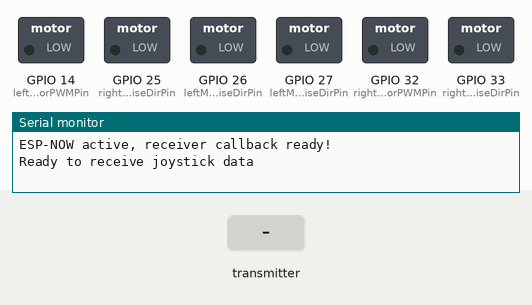
This sketch was run on a simulated ESP32. On the bench: switched loads named in the sketch (green lamp = pin HIGH), the last lines printed to the serial monitor. Inputs (shaded band) come from the test bench.

Above: at 1.2 s.
1.3 s: the transmitter starts sending x = 1024
At 2.2 s:
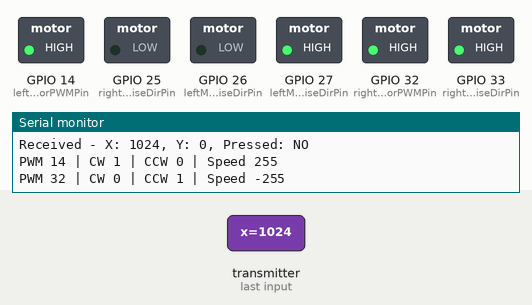
2.8 s: the transmitter starts sending y = 1024
At 3.3 s:
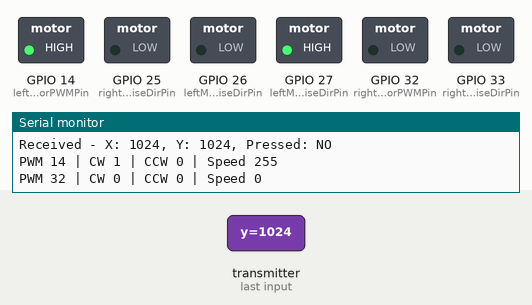
4.3 s: the transmitter starts sending x = 0
At 5.6 s:
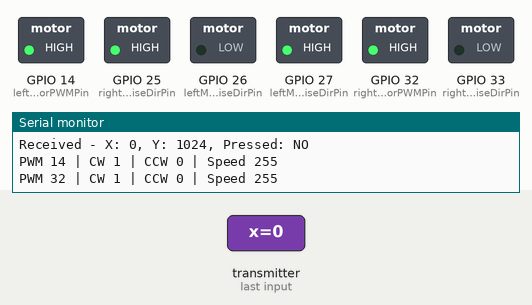
7.8 s: the transmitter starts sending x = 2048
At 8.3 s:
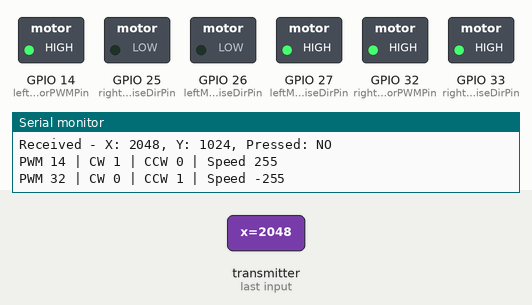
9.3 s: the transmitter starts sending y = 2048
At 10.7 s:
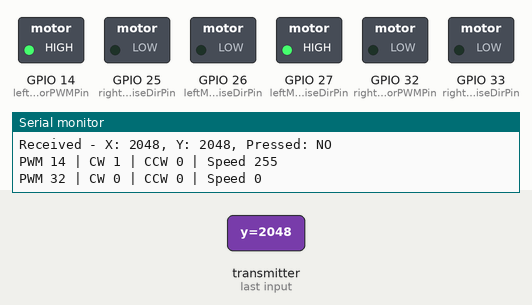
Timing chart, 0 to 11.8 s (numbered marks = the images above; inputs shaded):
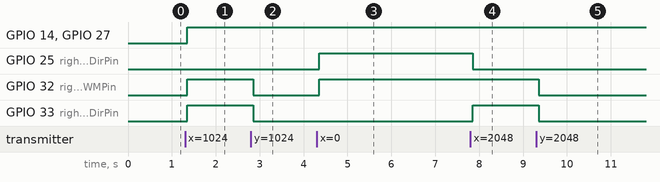

The sketch:

wifi_rc_car_controller.ino
```cpp
#include <Arduino.h>
#include <esp_now.h>
#include <WiFi.h>
#include <esp32-hal-ledc.h>

#define leftMotorPWMPin 14               // Left motor speed (PWM) pin
#define rightMotorPWMPin 32              // right motor speed (PWM) pin
#define leftMotorClockwiseDirPin 27      // Motor A direction pin 1
#define leftMotorAntiClockwiseDirPin 26  // Motor A direction pin 2
#define rightMotorClockwiseDirPin 25     // Motor B direction pin 1
#define rightMotorAntiClockwiseDirPin 33 // Motor B direction pin 2

// Board_1 (usb type micro b) mac: 1C:69:20:A4:AB:80
// Board_2 (usb type c) mac: 80:F3:DA:41:7F:24

struct JoystickPayload
{
  int16_t x;
  int16_t y;
  bool pressed;
};

JoystickPayload incomingJSPayloadData;

void setup()
{
  Serial.begin(115200);

  // motor contoller pins configuration initialize
  pinMode(leftMotorClockwiseDirPin, OUTPUT);
  pinMode(leftMotorAntiClockwiseDirPin, OUTPUT);
  pinMode(rightMotorClockwiseDirPin, OUTPUT);
  pinMode(rightMotorAntiClockwiseDirPin, OUTPUT);

  // PWM pin setup
  ledcAttach(leftMotorPWMPin, 1000, 8);  // Attach PWM @1kHz, 8-bit res
  ledcAttach(rightMotorPWMPin, 1000, 8); // Attach PWM @1kHz, 8-bit res

  // esp now receiver setup
  espNowWifiReceiverSetup();

  Serial.println("Ready to receive joystick data");
}

void loop()
{
  // Nothing to do here, all handled in callback
}

void espNowWifiReceiverSetup()
{
  WiFi.mode(WIFI_STA);
  WiFi.disconnect();

  if (esp_now_init() != ESP_OK)
  {
    Serial.println("ESP-NOW init failed");
    while (1)
      ;
  }

  esp_now_register_recv_cb(onReceive);
  Serial.println("ESP-NOW active, receiver callback ready!");
}

void onReceive(const esp_now_recv_info_t *info, const uint8_t *incomingDataRaw, int len)
{
  memcpy(&incomingJSPayloadData, incomingDataRaw, sizeof(incomingJSPayloadData));

  Serial.printf("Received - X: %d, Y: %d, Pressed: %s\n", incomingJSPayloadData.x, incomingJSPayloadData.y, incomingJSPayloadData.pressed ? "YES" : "NO");

  driveMotors(incomingJSPayloadData.x, incomingJSPayloadData.y);
}

void driveMotors(int16_t x, int16_t y)
{
  // Calculate motor speeds [-255..255]
  // Simple tank drive style mixing
  int16_t leftMotorSpeed = constrain(y + x, -255, 255);
  int16_t rightMotorSpeed = constrain(y - x, -255, 255);

  setMotor(leftMotorPWMPin, leftMotorClockwiseDirPin, leftMotorAntiClockwiseDirPin, leftMotorSpeed);
  setMotor(rightMotorPWMPin, rightMotorClockwiseDirPin, rightMotorAntiClockwiseDirPin, rightMotorSpeed);
}

void setMotor(int pwmPin, int clockwiseDirPin, int antiClockwiseDirPin, int speed)
{
  if (speed > 0)
  {
    // move forward
    digitalWrite(clockwiseDirPin, HIGH);
    digitalWrite(antiClockwiseDirPin, LOW);
    ledcWrite(pwmPin, speed); // instead of analogWrite
  }
  else if (speed < 0)
  {
    // move backwards
    digitalWrite(clockwiseDirPin, LOW);
    digitalWrite(antiClockwiseDirPin, HIGH);
    ledcWrite(pwmPin, -speed); // instead of analogWrite
  }
  else
  {
    // Stop movement
    digitalWrite(clockwiseDirPin, LOW);
    digitalWrite(antiClockwiseDirPin, LOW);
    ledcWrite(pwmPin, 0); // instead of analogWrite
  }

  // testing stuff
  Serial.printf("PWM %d | CW %d | CCW %d | Speed %d\n", pwmPin,
                digitalRead(clockwiseDirPin), digitalRead(antiClockwiseDirPin), speed);
}
```

Measured:
- after the input at 1.3 s, GPIO 14 (leftMotorPWMPin), GPIO 27 (leftMotorClockwiseDirPin), GPIO 32 (rightMotorPWMPin), GPIO 33 (rightMotorAntiClockwiseDirPin): LOW → HIGH after 0.05 s
- after the input at 2.8 s, GPIO 32 (rightMotorPWMPin), GPIO 33 (rightMotorAntiClockwiseDirPin): HIGH → LOW after 0.05 s
- after the input at 4.3 s, GPIO 25 (rightMotorClockwiseDirPin), GPIO 32 (rightMotorPWMPin): LOW → HIGH after 0.05 s
- after the input at 7.8 s, GPIO 25 (rightMotorClockwiseDirPin): HIGH → LOW after 0.05 s; GPIO 33 (rightMotorAntiClockwiseDirPin): LOW → HIGH after 0.05 s
- after the input at 9.3 s, GPIO 32 (rightMotorPWMPin), GPIO 33 (rightMotorAntiClockwiseDirPin): HIGH → LOW after 0.05 s
